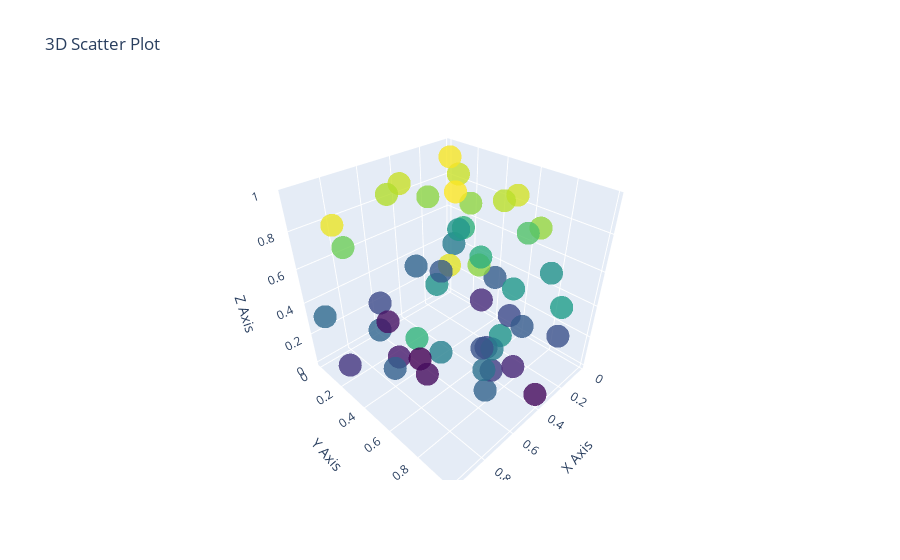

The notebook cell saved with this chart:
### Code cell
#13.Create a 3D scatter plot using Plotly
import plotly.graph_objects as go
import numpy as np

# Generate random data for the 3D scatter plot
np.random.seed(42)
x = np.random.rand(50)
y = np.random.rand(50)
z = np.random.rand(50)

# Create a 3D scatter plot
fig = go.Figure(data=[go.Scatter3d(
    x=x,
    y=y,
    z=z,
    mode='markers',
    marker=dict(
        size=8,
        color=z,         # Color by z value
        colorscale='Viridis', # Use the Viridis color scale
        opacity=0.8
    )
)])

# Add labels and title
fig.update_layout(
    title='3D Scatter Plot',
    scene=dict(
        xaxis_title='X Axis',
        yaxis_title='Y Axis',
        zaxis_title='Z Axis'
    )
)

# Show the plot
fig.show()
